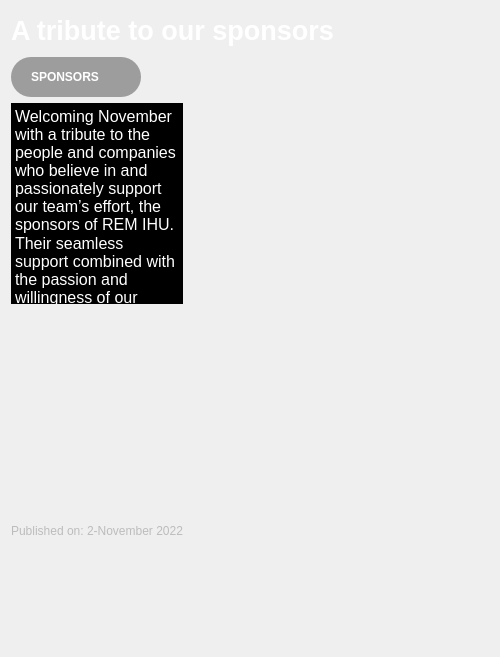
             <widget class="QFrame" name="tributemainframe">
              <property name="minimumSize">
               <size>
                <width>500</width>
                <height>657</height>
               </size>
              </property>
              <property name="maximumSize">
               <size>
                <width>500</width>
                <height>1200</height>
               </size>
              </property>
              <property name="styleSheet">
               <string notr="true">background:none;</string>
              </property>
              <property name="frameShape">
               <enum>QFrame::NoFrame</enum>
              </property>
              <property name="frameShadow">
               <enum>QFrame::Raised</enum>
              </property>
              <layout class="QGridLayout" name="gridLayout_16">
               <item row="2" column="0">
                <widget class="QTextBrowser" name="textBrowser">
                 <property name="sizePolicy">
                  <sizepolicy hsizetype="Fixed" vsizetype="Fixed">
                   <horstretch>0</horstretch>
                   <verstretch>0</verstretch>
                  </sizepolicy>
                 </property>
                 <property name="maximumSize">
                  <size>
                   <width>500</width>
                   <height>210</height>
                  </size>
                 </property>
                 <property name="mouseTracking">
                  <bool>false</bool>
                 </property>
                 <property name="styleSheet">
                  <string notr="true">text-color:white;
background:null;</string>
                 </property>
                 <property name="frameShape">
                  <enum>QFrame::NoFrame</enum>
                 </property>
                 <property name="verticalScrollBarPolicy">
                  <enum>Qt::ScrollBarAlwaysOff</enum>
                 </property>
                 <property name="horizontalScrollBarPolicy">
                  <enum>Qt::ScrollBarAlwaysOff</enum>
                 </property>
                 <property name="sizeAdjustPolicy">
                  <enum>QAbstractScrollArea::AdjustToContents</enum>
                 </property>
                 <property name="html">
                  <string>&lt;!DOCTYPE HTML PUBLIC &quot;-//W3C//DTD HTML 4.0//EN&quot; &quot;http://www.w3.org/TR/REC-html40/strict.dtd&quot;&gt;
&lt;html&gt;&lt;head&gt;&lt;meta name=&quot;qrichtext&quot; content=&quot;1&quot; /&gt;&lt;meta charset=&quot;utf-8&quot; /&gt;&lt;style type=&quot;text/css&quot;&gt;
p, li { white-space: pre-wrap; }
hr { height: 1px; border-width: 0; }
li.unchecked::marker { content: &quot;\2610&quot;; }
li.checked::marker { content: &quot;\2612&quot;; }
&lt;/style&gt;&lt;/head&gt;&lt;body style=&quot; font-family:'Segoe UI'; font-size:9pt; font-weight:400; font-style:normal;&quot;&gt;
&lt;p style=&quot; margin-top:0px; margin-bottom:0px; margin-left:0px; margin-right:0px; -qt-block-indent:0; text-indent:0px;&quot;&gt;&lt;span style=&quot; font-size:12pt; color:#ffffff;&quot;&gt;Welcoming November with a tribute to the people and companies who believe in and passionately support our team’s effort, the sponsors of REM IHU.&lt;/span&gt;&lt;/p&gt;
&lt;p style=&quot; margin-top:0px; margin-bottom:0px; margin-left:0px; margin-right:0px; -qt-block-indent:0; text-indent:0px;&quot;&gt;&lt;span style=&quot; font-size:12pt; color:#ffffff;&quot;&gt;Their seamless support combined with the passion and willingness of our team’s members are our driving force in order to design and develop the 2nd Greek electric racing motorcycle. &lt;/span&gt;&lt;span style=&quot; font-size:12pt; text-decoration: underline; color:#ffffff;&quot;&gt;#remihu #rem #ridethethunder #sponsors&lt;/span&gt;&lt;/p&gt;&lt;/body&gt;&lt;/html&gt;</string>
                 </property>
                </widget>
               </item>
               <item row="5" column="0">
                <widget class="QLabel" name="publishedlabel_3">
                 <property name="maximumSize">
                  <size>
                   <width>250</width>
                   <height>30</height>
                  </size>
                 </property>
                 <property name="styleSheet">
                  <string notr="true">color:rgb(195, 195, 195)</string>
                 </property>
                 <property name="text">
                  <string>&lt;html&gt;&lt;head/&gt;&lt;body&gt;&lt;p&gt;&lt;span style=&quot; color:#bcbcbc;&quot;&gt;Published on: 2-November 2022&lt;/span&gt;&lt;/p&gt;&lt;/body&gt;&lt;/html&gt;</string>
                 </property>
                </widget>
               </item>
               <item row="3" column="0">
                <widget class="QLabel" name="tributepicture">
                 <property name="maximumSize">
                  <size>
                   <width>480</width>
                   <height>280</height>
                  </size>
                 </property>
                 <property name="text">
                  <string/>
                 </property>
                 <property name="pixmap">
                  <pixmap>:/Pictures/Screenshots/Screenshot_20230203_032446.png</pixmap>
                 </property>
                 <property name="scaledContents">
                  <bool>true</bool>
                 </property>
                </widget>
               </item>
               <item row="0" column="0" colspan="2">
                <widget class="QLabel" name="tributetitle">
                 <property name="maximumSize">
                  <size>
                   <width>500</width>
                   <height>40</height>
                  </size>
                 </property>
                 <property name="styleSheet">
                  <string notr="true">color:white;</string>
                 </property>
                 <property name="text">
                  <string>&lt;html&gt;&lt;head/&gt;&lt;body&gt;&lt;p&gt;&lt;span style=&quot; font-size:20pt; font-weight:700;&quot;&gt;A tribute to our sponsors&lt;/span&gt;&lt;/p&gt;&lt;/body&gt;&lt;/html&gt;</string>
                 </property>
                </widget>
               </item>
               <item row="1" column="0">
                <widget class="QFrame" name="sponsorsframe_3">
                 <property name="minimumSize">
                  <size>
                   <width>130</width>
                   <height>40</height>
                  </size>
                 </property>
                 <property name="maximumSize">
                  <size>
                   <width>130</width>
                   <height>40</height>
                  </size>
                 </property>
                 <property name="styleSheet">
                  <string notr="true">background-color:rgb(157, 157, 157);
border-radius:20px</string>
                 </property>
                 <property name="frameShape">
                  <enum>QFrame::StyledPanel</enum>
                 </property>
                 <property name="frameShadow">
                  <enum>QFrame::Raised</enum>
                 </property>
                 <widget class="QLabel" name="sponsorslabel_3">
                  <property name="geometry">
                   <rect>
                    <x>20</x>
                    <y>10</y>
                    <width>81</width>
                    <height>20</height>
                   </rect>
                  </property>
                  <property name="styleSheet">
                   <string notr="true">color:white;</string>
                  </property>
                  <property name="text">
                   <string>&lt;html&gt;&lt;head/&gt;&lt;body&gt;&lt;p&gt;&lt;span style=&quot; font-weight:700;&quot;&gt;SPONSORS&lt;/span&gt;&lt;/p&gt;&lt;/body&gt;&lt;/html&gt;</string>
                  </property>
                 </widget>
                </widget>
               </item>
               <item row="6" column="0">
                <spacer name="verticalSpacer_5">
                 <property name="orientation">
                  <enum>Qt::Vertical</enum>
                 </property>
                 <property name="sizeType">
                  <enum>QSizePolicy::Fixed</enum>
                 </property>
                 <property name="sizeHint" stdset="0">
                  <size>
                   <width>20</width>
                   <height>100</height>
                  </size>
                 </property>
                </spacer>
               </item>
              </layout>
             </widget>
